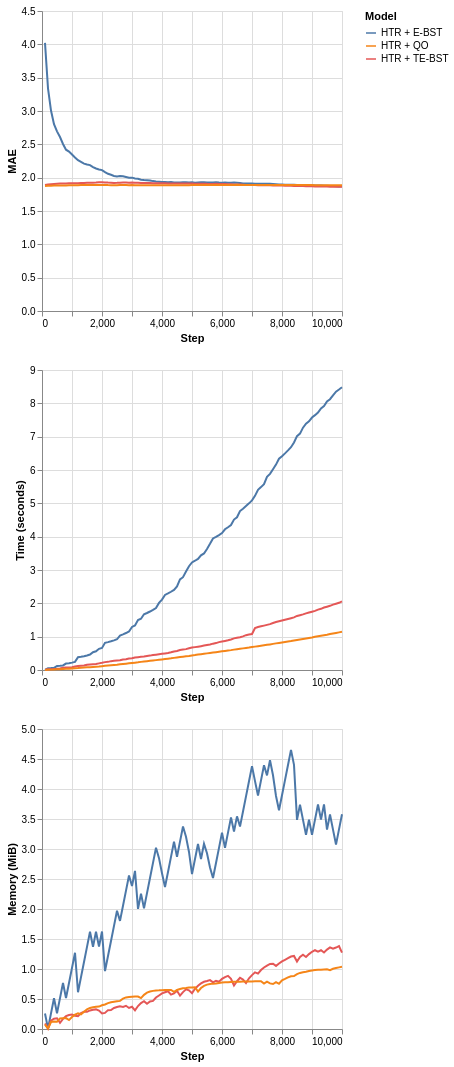

Notebook cell for this chart:
### Markdown cell above
### 4.2 Regression tree splitters

The available regression tree splitters are summarized in the next table. The TE-BST costs are expressed in terms of $n^*$ because the number of stored elements can be smaller than or equal to $n$.

| Splitter | Description | Insertion | Memory | Split candidate query |
| :- | :- | :- | :-: | :-: |
| Extended Binary Search Tree (E-BST) | Stores all the observations and target statistics in a BST | $O(\log n)$ (average) or $O(n)$ (worst case) | $O(n)$ | $O(n)$ | 
| Truncated E-BST (TE-BST) | Rounds the incoming data before passing it to the BST | $O(\log n^*)$ (average) or $O(n^*)$ (worst case) | $O(n^*)$ | $O(n^*)$ |
| Quantization Observer (QO) | Uses a hash-like structure to quantize the incoming data | $O(1)$ | $O(h)$ | $O(h \log h)$ |


E-BST is an exhaustive algorithm, i.e., it works as batch solutions usually do, which might be prohibitive in real-world online scenarios. TE-BST and QO apply approximations to alleviate the costs involved in monitoring numerical data and performing split attempts. The number of desired decimal places to round the data (TE-BST) and the quantization radius (QO) are directly related to the running time, memory footprint, and error of the resulting tree model.

We present a brief comparison of the available regression tree splitters using the 10K instances of the Friedman synthetic dataset.

### Code cell
plot_performance(
    synth.Friedman(seed=42).take(10_000),
    metrics.MAE(),
    {
        "HTR + E-BST": (
            preprocessing.StandardScaler() | tree.HoeffdingTreeRegressor(
                splitter=tree.splitter.EBSTSplitter()
            )
        ),
        "HTR + TE-BST": (
            preprocessing.StandardScaler() | tree.HoeffdingTreeRegressor(
                splitter=tree.splitter.TEBSTSplitter()
            )
        ),
        "HTR + QO": (
            preprocessing.StandardScaler() | tree.HoeffdingTreeRegressor(
                splitter=tree.splitter.QOSplitter()
            )
        ),

    }
)

### Figure 1 — Vega-Lite specification as saved in the notebook (floating-point values rounded to 4 significant figures; data arrays with more than 128 entries replaced by an {"elided": "..."} marker saying what was removed)
{"config": {"view": {"continuousWidth": 300, "continuousHeight": 300}}, "vconcat": [{"mark": {"type": "line"}, "encoding": {"color": {"field": "Model", "type": "nominal"}, "x": {"field": "Step", "type": "quantitative"}, "y": {"field": "Metric", "title": "MAE", "type": "quantitative"}}}, {"mark": {"type": "line"}, "encoding": {"color": {"field": "Model", "type": "nominal"}, "x": {"field": "Step", "type": "quantitative"}, "y": {"field": "Time", "title": "Time (seconds)", "type": "quantitative"}}}, {"mark": {"type": "line"}, "encoding": {"color": {"field": "Model", "type": "nominal"}, "x": {"field": "Step", "type": "quantitative"}, "y": {"field": "Memory", "title": "Memory (MiB)", "type": "quantitative"}}}], "data": {"name": "data-e58240d7a3da31c3da1bf82a5deefd7b"}, "$schema": "https://vega.github.io/schema/vega-lite/v6.1.0.json", "datasets": {"data-e58240d7a3da31c3da1bf82a5deefd7b": {"elided": "300 records"}}}
